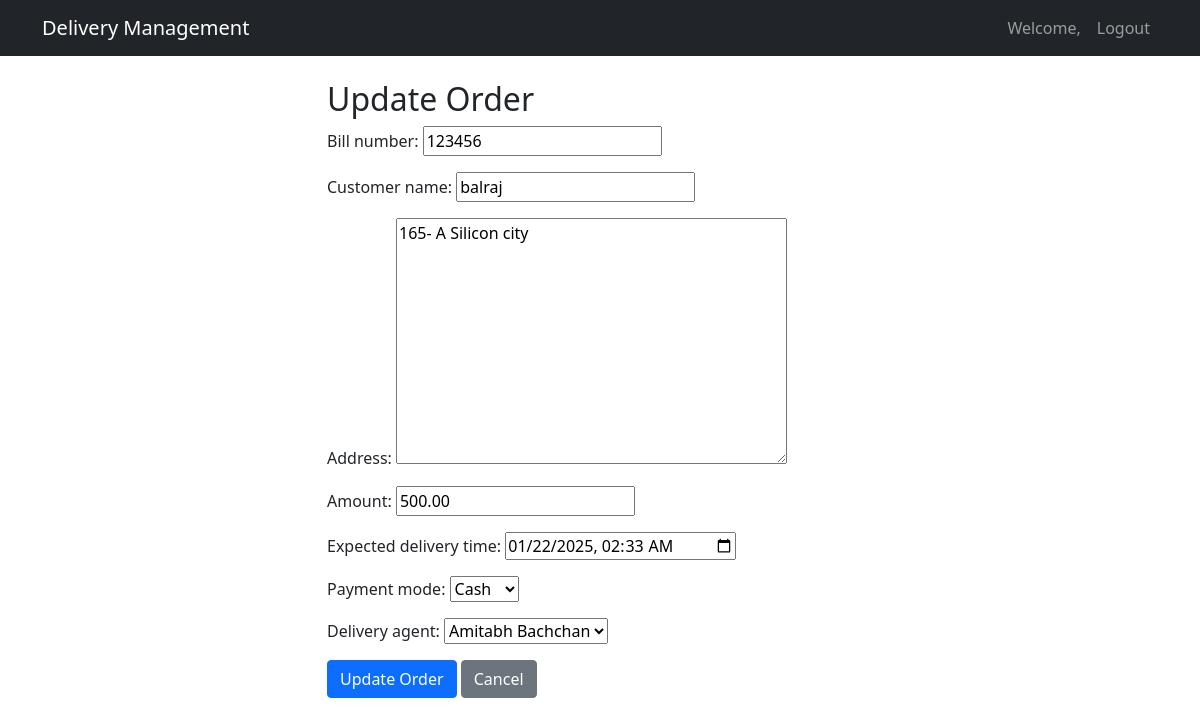
/order/1/update/ (signed in), run on the app's committed database.
### delivery_app/models.py (models this page shows, shortened)
class Order(models.Model):
    PAYMENT_CHOICES = [
        ('CASH', 'Cash'),
        ('CARD', 'Card'),
        ('UPI', 'UPI'),
    ]
    bill_number = models.CharField(max_length=50, unique=True)
    customer_name = models.CharField(max_length=100)
    address = models.TextField()
    amount = models.DecimalField(max_digits=10, decimal_places=2)
    expected_delivery_time = models.DateTimeField()
    delivered_at = models.DateTimeField(null=True, blank=True)
    payment_mode = models.CharField(max_length=10, choices=PAYMENT_CHOICES)
    delivery_agent = models.ForeignKey(DeliveryAgent, on_delete=models.SET_NULL, null=True, blank=True)
    created_at = models.DateTimeField(auto_now_add=True)
    updated_at = models.DateTimeField(auto_now=True)

### delivery_app/views.py (the view)
# urls.py: path('order/<int:order_id>/update/', views.update_order, name='update_order'),
@login_required
def update_order(request, order_id):
    order = get_object_or_404(Order, id=order_id)
    if is_delivery_agent(request.user) and order.delivery_agent != request.user.deliveryagent:
        messages.error(request, 'You are not authorized to update this order.')
        return redirect('dashboard')
    if request.method == 'POST':
        if is_admin(request.user):
            form = OrderForm(request.POST, instance=order)
        else:
            form = AgentOrderUpdateForm(request.POST, instance=order)
        if form.is_valid():
            form.save()
            messages.success(request, 'Order updated successfully!')
            return redirect('dashboard')
    else:
        if is_admin(request.user):
            form = OrderForm(instance=order)
        else:
            form = AgentOrderUpdateForm(instance=order)
    context = {
        'form': form,
        'order': order,
    }
    return render(request, 'update_order.html', context)

### delivery_app/forms.py
class OrderForm(forms.ModelForm):
    class Meta:
        model = Order
        fields = ['bill_number', 'customer_name', 'address', 'amount',
                 'expected_delivery_time', 'payment_mode', 'delivery_agent']
        widgets = {
            'expected_delivery_time': forms.DateTimeInput(attrs={'type': 'datetime-local'}),
        }

### delivery_app/models.py (called while the page is built)
    def __str__(self):
        return self.user.get_full_name()

### delivery_app/views.py (called while the page is built)
def is_admin(user):
    return user.is_superuser

def is_delivery_agent(user):
    return hasattr(user, 'deliveryagent')

### templates/update_order.html (shortened to what this page needs)
{% extends 'base.html' %}
{% block content %}
<div class="row">
    <div class="col-md-6 offset-md-3">
        <h2>Update Order</h2>
        <form method="post">
            {{ form.as_p }}
            <button type="submit" class="btn btn-primary">Update Order</button>
            <a href="{% url 'dashboard' %}" class="btn btn-secondary">Cancel</a>
        </form>
    </div>
</div>
{% endblock %}

### data on the page
Order: bill_number "123456", customer_name "balraj", address "165- A Silicon city", amount "500.00", expected_delivery_time "01/22/2025 02:33", payment_mode "Cash", delivery_agent "Amitabh Bachchan"
